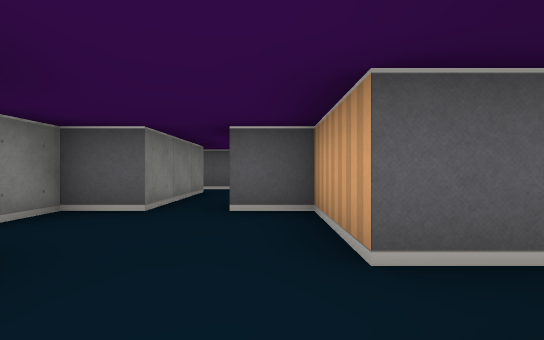
View 1 (above)

20 first-person views from a walk through a cub3D maze. The camera is about half as high as the walls, looks level and sees 85° across. The floor is counted in squares. Each view is taken from the middle of a square. On the plan, view 1 faces up. The plan holds only what a view shows up to about 9 squares ahead; the rest is blank.

View 2
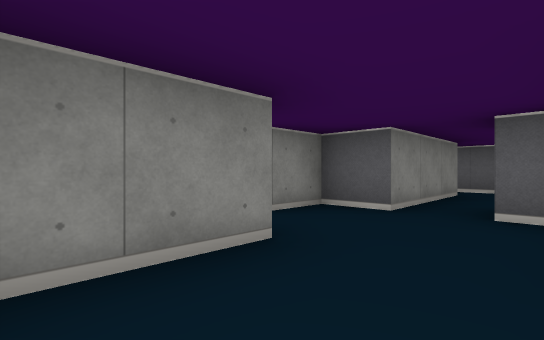

View 3
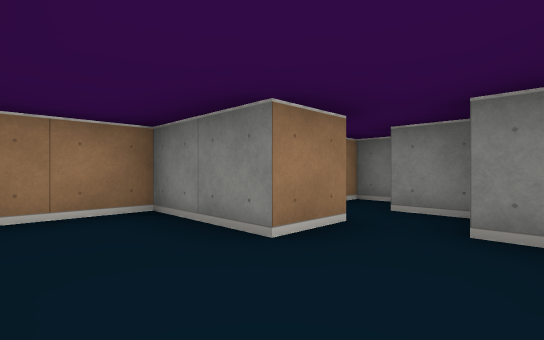

View 4
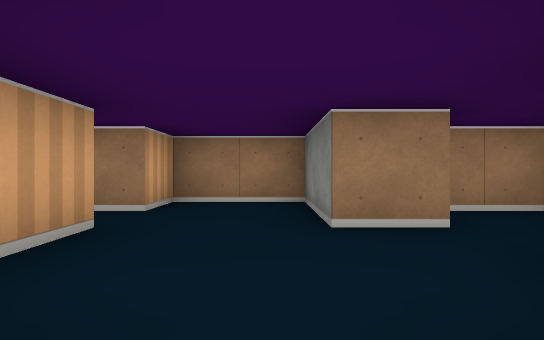

View 5
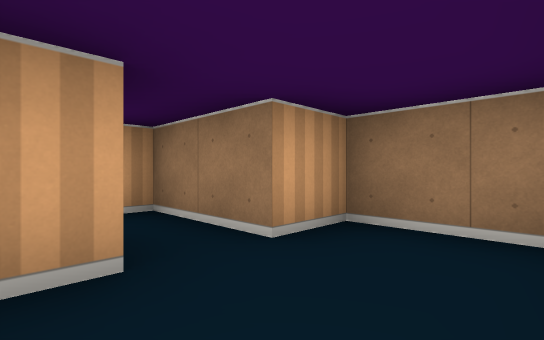

View 6
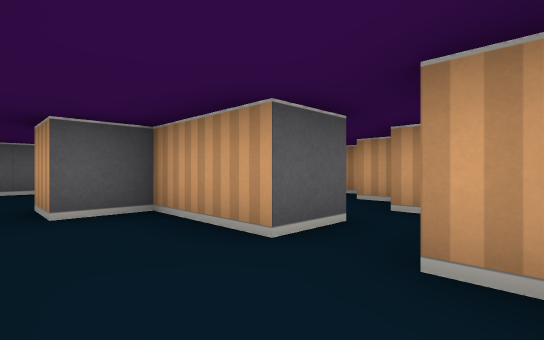

View 7
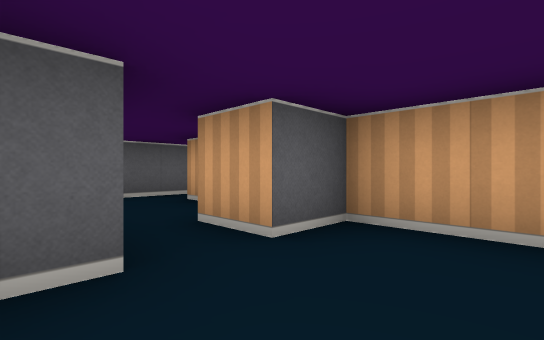

View 8
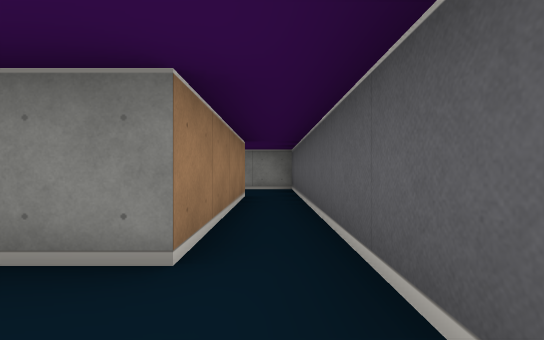

View 9
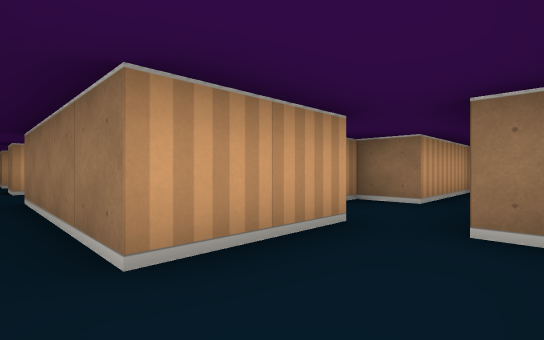

View 10
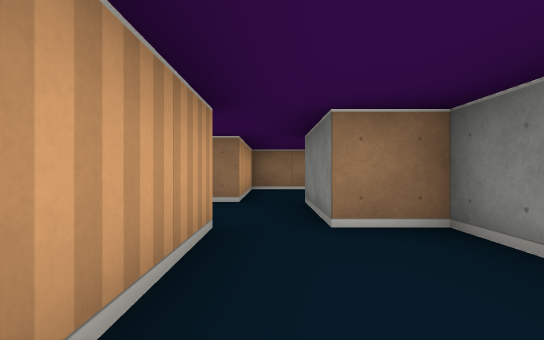

View 11
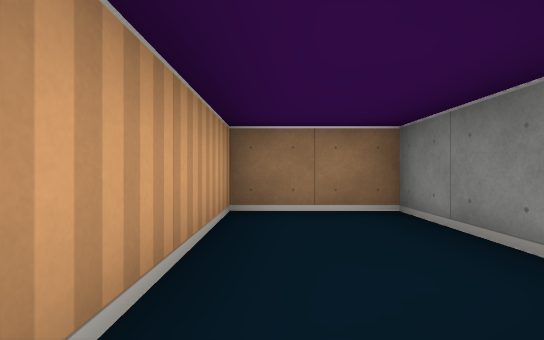

View 12
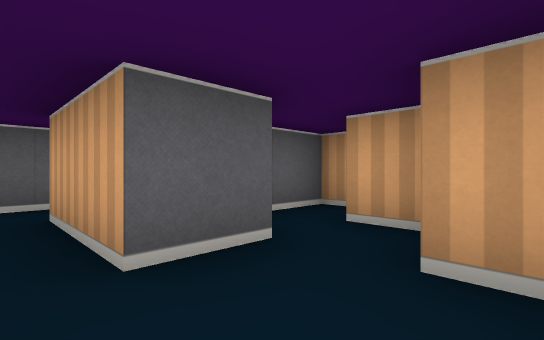

View 13
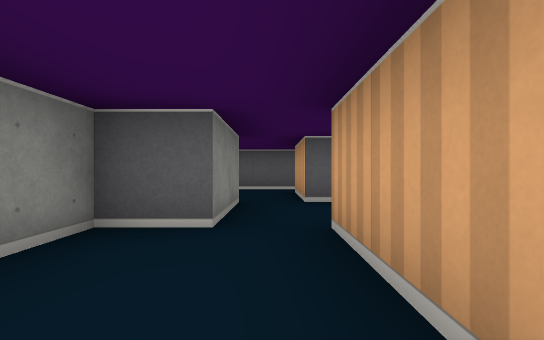

View 14
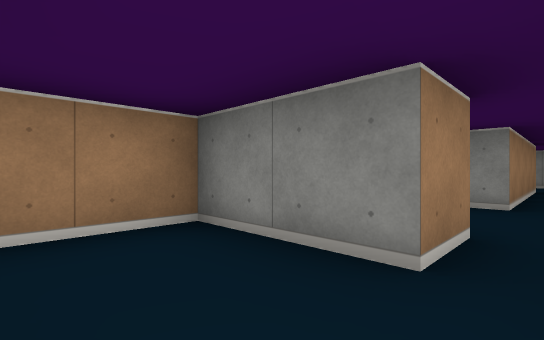

View 15
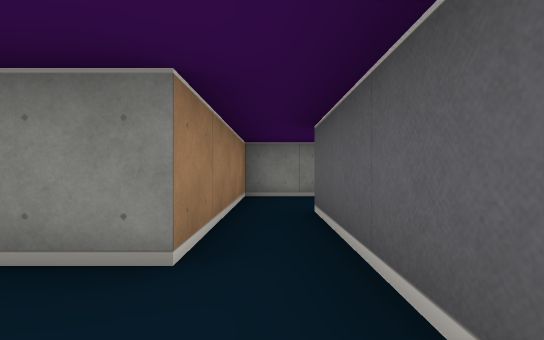

View 16
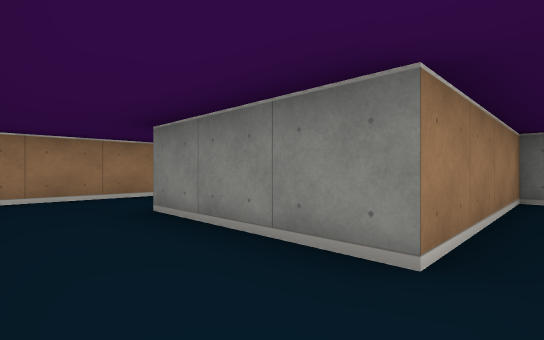

View 17
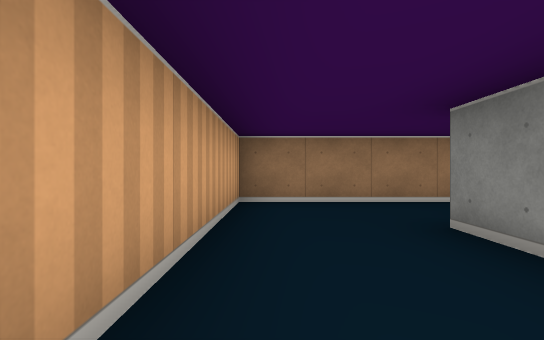

View 18
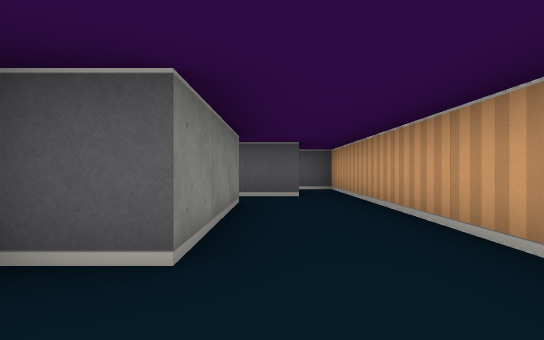

View 19
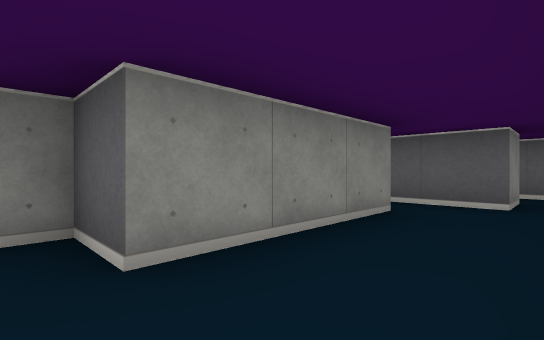

View 20
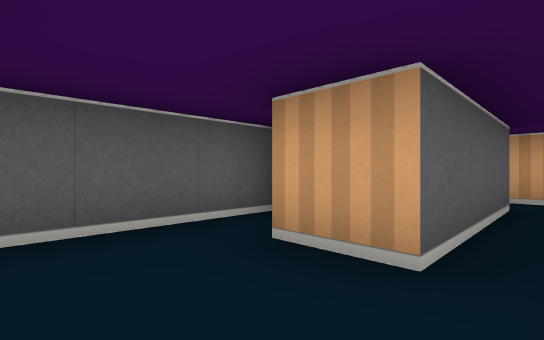

### Floor plan
Points are (right, up) in squares from view 1. A wall is a line through its corners. A room is listed if a view was taken in it or the views show most of it. See-through windows are left out.
Room 1 (views 1, 2, 3, 4, 5, 6, 7)
walls: (0.5, 1.5) (0.5, 3.5) (-0.5, 3.5) (-0.5, 4.5); (-2.6, 1.5) (-1.5, 1.5) (-1.5, -0.5) (0.5, -0.5) (0.5, 0.5); (-3.5, 2.4) (-3.5, 1.5); (-1.5, 4.5) (-1.5, 3.5) (-2.5, 3.5) (-2.5, 2.5); (-4.5, 1.1) (-4.5, 0.5) (-3, 0.5)
ways out: opening at (-1, 4) to room 2; opening at (1, 1) to room 9
Room 2 (view 8)
walls: (0.5, 6.5) (1.5, 6.5); (1.5, 7.5) (-5.5, 7.5); (-5.5, 6.5) (-1.5, 6.5) (-1.5, 4.5)
ways out: opening at (-1, 4) to room 1; opening at (-5, 7) to room 3; opening at (1, 7) to room 6
Room 3 (views 9, 10)
walls: (-5.5, 5.5) (-5.5, 6.5); (-5.5, 7.5) (-7.5, 7.5) (-7.5, 4.5) (-6.5, 4.5)
ways out: opening at (-5, 7) to room 2; opening at (-6, 5) to room 4
Room 4 (views 11, 12)
walls: (-4.5, 4.5) (-5.5, 4.5) (-5.5, 5.5); (-3.5, 3.8) (-3.5, 4.5); (-6.5, 4.5) (-6.5, 2.5); (-5.5, 2.5) (-4.5, 2.5) (-4.5, 3.5); (-2.5, 5) (-2.5, 5.5) (-3.5, 5.5)
ways out: opening at (-6, 5) to room 3; opening at (-6, 2) to room 5
Room 5 (view 13)
walls: (-6.5, 2.5) (-7.5, 2.5) (-7.5, -0.5) (-5.5, -0.5) (-5.5, 2.5)
ways out: opening at (-6, 2) to room 4
Room 6 (view 14)
walls: (3.9, 6.5) (4.4, 6.5); (4.5, 7.5) (1.5, 7.5)
ways out: opening at (1, 7) to room 2; opening at (2.5, 6) to room 8
Room 7 (views 15, 16, 17, 18, 19)
walls: (3.5, 4.5) (5.5, 4.5) (5.5, 1.5) (4.5, 1.5) (4.5, 1); (6.5, 6.5) (6.5, 5.5) (3.5, 5.5); (4.2, -0.5) (7.5, -0.5) (7.5, 7.5) (6.4, 7.5)
ways out: opening at (4.5, 5) to room 8
Room 8 (view 20)
walls: (1.5, 6.5) (1.5, 4.5) (3.5, 4.5); (3.5, 5.5) (3.5, 6.5)
ways out: opening at (2.5, 6) to room 6; opening at (4.5, 5) to room 7
Room 9 (no view inside)
walls: (1.6, 1.5) (0.5, 1.5); (3.5, 1.9) (3.5, 2.5); (0.5, 0.5) (2.5, 0.5) (2.5, 1.5)
ways out: opening at (1, 1) to room 1

Positions as (right, up) in squares from view 1, and headings:
1: (0, 0), facing up
2: (0, 0), facing up-left
3: (0, 3), facing down-left
4: (-1, 4), facing down
5: (-1, 2), facing down-right
6: (-1, 0), facing up-right
7: (-2, 2), facing up-right
8: (0, 7), facing left
9: (-7, 7), facing down-right
10: (-6, 7), facing down
11: (-6, 3), facing down
12: (-6, 3), facing up-right
13: (-6, 0), facing up
14: (3, 7), facing down-left
15: (7, 5), facing left
16: (7, 5), facing down-left
17: (7, 4), facing down
18: (6, 0), facing up
19: (7, 1), facing up-left
20: (2, 5), facing up-right
